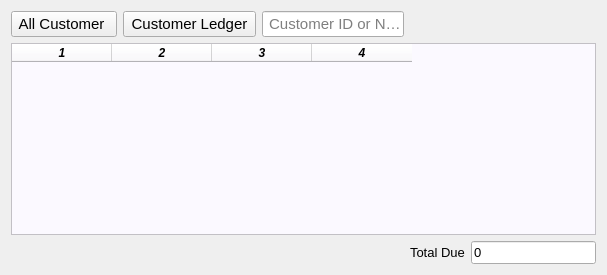
     <widget class="QWidget" name="tab_2">
      <attribute name="title">
       <string>Customer Due</string>
      </attribute>
      <layout class="QGridLayout" name="gridLayout_13">
       <item row="1" column="0" colspan="5">
        <widget class="QTableWidget" name="customerdue">
         <property name="font">
          <font>
           <weight>75</weight>
           <italic>true</italic>
           <bold>true</bold>
          </font>
         </property>
         <property name="styleSheet">
          <string notr="true">background-color: rgb(251, 249, 255);

</string>
         </property>
         <property name="columnCount">
          <number>4</number>
         </property>
         <column/>
         <column/>
         <column/>
         <column/>
        </widget>
       </item>
       <item row="0" column="2">
        <widget class="QLineEdit" name="customers">
         <property name="font">
          <font>
           <pointsize>11</pointsize>
          </font>
         </property>
         <property name="placeholderText">
          <string> Customer ID or Name </string>
         </property>
         <property name="clearButtonEnabled">
          <bool>true</bool>
         </property>
        </widget>
       </item>
       <item row="0" column="0">
        <widget class="QPushButton" name="allcusb">
         <property name="font">
          <font>
           <pointsize>11</pointsize>
          </font>
         </property>
         <property name="text">
          <string> All Customer  </string>
         </property>
        </widget>
       </item>
       <item row="2" column="4">
        <widget class="QLineEdit" name="totalduecus">
         <property name="font">
          <font>
           <pointsize>10</pointsize>
          </font>
         </property>
         <property name="text">
          <string>0</string>
         </property>
         <property name="readOnly">
          <bool>true</bool>
         </property>
        </widget>
       </item>
       <item row="2" column="3">
        <widget class="QLabel" name="label">
         <property name="font">
          <font>
           <pointsize>10</pointsize>
          </font>
         </property>
         <property name="text">
          <string>Total Due</string>
         </property>
        </widget>
       </item>
       <item row="0" column="1">
        <widget class="QPushButton" name="customerledger">
         <property name="font">
          <font>
           <pointsize>11</pointsize>
          </font>
         </property>
         <property name="text">
          <string> Customer Ledger </string>
         </property>
        </widget>
       </item>
      </layout>
     </widget>
